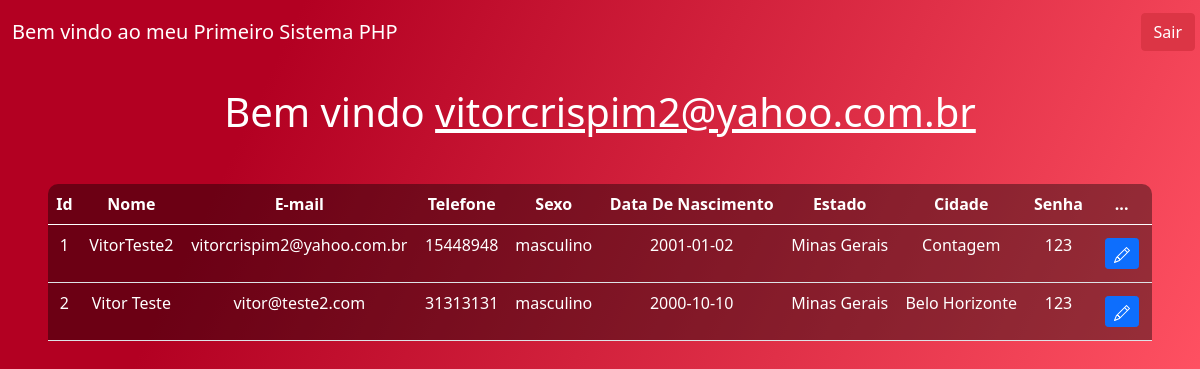
The app's page /sistema.php (signed in) with its own data.
### tables this page shows
CREATE TABLE `tb_usuarios` (
  `usuario_id` int NOT NULL AUTO_INCREMENT,
  `nome_usuario` varchar(45) NOT NULL,
  `email_usuario` varchar(110) DEFAULT NULL,
  `telefone_usuario` varchar(15) DEFAULT NULL,
  `sexo_usuario` varchar(15) DEFAULT NULL,
  `data_nascimento` date NOT NULL,
  `estado` varchar(45) NOT NULL,
  `cidade` varchar(45) NOT NULL,
  `senha_usuario` varchar(25) DEFAULT NULL,
  PRIMARY KEY (`usuario_id`)
);

### sistema.php (the view, shortened to what this page needs)
<?php
include_once('config.php');
    $logado = $_SESSION['email'];
    $sql = "SELECT * FROM tb_usuarios ORDER BY usuario_id ";
    $result = $conexao->query($sql);
?>
<!DOCTYPE html>
<html lang="pt-br">
<head>
<link rel="stylesheet" href="css/sistema.css">
<link href="https://cdn.jsdelivr.net/npm/bootstrap@5.0.2/dist/css/bootstrap.min.css" rel="stylesheet">
</head>
    <body>
    <nav class="navbar navbar-expand-lg navbar-dark" style="background-color:179, 0, 18;">
        <div class="container-fluid">
            <a class="navbar-brand" href="#">Bem vindo ao meu Primeiro Sistema PHP</a>
        </div>
        <div class="d-flex">
            <a href="sair.php" class = 'btn btn-danger'>Sair</a>
        </div>
    </nav>
    <br>
        <?php
            echo "<h1 class = 'white'>Bem vindo <u>$logado</u></h1>";
        ?>
        <div class = "m-5">
        <table class="table text-white table-bg">
            <thead>
                <tr>
                <th scope="col">Id</th>
                <th scope="col">Nome</th>
                <th scope="col">E-mail</th>
                <th scope="col">Telefone</th>
                <th scope="col">Sexo</th>
                <th scope="col">Data De Nascimento</th>
                <th scope="col">Estado</th>
                <th scope="col">Cidade</th>
                <th scope="col">Senha</th>
                <th scope="col">...</th>
                </tr>
            </thead>
            <tbody>
                <?php
                    while($user_data = mysqli_fetch_assoc($result))
                    {
                        echo "<tr>";
                        echo "<td>".$user_data['usuario_id']."</td>";
                        echo "<td>".$user_data['nome_usuario']."</td>";
                        echo "<td>".$user_data['email_usuario']."</td>";
                        echo "<td>".$user_data['telefone_usuario']."</td>";
                        echo "<td>".$user_data['sexo_usuario']."</td>";
                        echo "<td>".$user_data['data_nascimento']."</td>";
                        echo "<td>".$user_data['estado']."</td>";
                        echo "<td>".$user_data['cidade']."</td>";
                        echo "<td>".$user_data['senha_usuario']."</td>";
                        echo "<td>
                                <a class = 'btn btn-sm btn-primary' href = 'edit.php?id=$user_data[usuario_id]'>
                                    <svg xmlns='http://www.w3.org/2000/svg' width='16' height='16' fill='currentColor' class='bi bi-pencil' viewBox='0 0 16 16'>
                                    <path d='M12.146.146a.5.5 0 0 1 .708 0l3 3a.5.5 0 0 1 0 .708l-10 10a.5.5 0 0 1-.168.11l-5 2a.5.5 0 0 1-.65-.65l2-5a.5.5 0 0 1 .11-.168l10-10zM11.207 2.5 13.5 4.793 14.793 3.5 12.5 1.207 11.207 2.5zm1.586 3L10.5 3.207 4 9.707V10h.5a.5.5 0 0 1 .5.5v.5h.5a.5.5 0 0 1 .5.5v.5h.293l6.5-6.5zm-9.761 5.175-.106.106-1.528 3.821 3.821-1.528.106-.106A.5.5 0 0 1 5 12.5V12h-.5a.5.5 0 0 1-.5-.5V11h-.5a.5.5 0 0 1-.468-.325z'/>
                                    </svg>
                                </a>
                            </td>";
                        echo "</tr>";
                    }
                ?>
            </tbody>
        </table>
        </div>
    </body>
</html>

### css/sistema.css (style rules this page uses)
body { background: rgb(255, 123, 137); background: linear-gradient( 295deg, rgb(255, 81, 98) 0%, rgba(179, 0, 34, 1) 78%); color: white; text-align: center; }
.btn { margin: 5px; }
.white { color: white; }
.table-bg { background: rgba(0,0,0,0.4); border-radius: 10px 10px 0 0 ; }

### records on screen
tb_usuarios: usuario_id "1", nome_usuario "VitorTeste2", email_usuario "vitorcrispim2@yahoo.com.br", telefone_usuario "15448948", sexo_usuario "masculino", data_nascimento "2001-01-02", estado "Minas Gerais", cidade "Contagem", senha_usuario "123"
tb_usuarios: usuario_id "2", nome_usuario "Vitor Teste", email_usuario "vitor@teste2.com", telefone_usuario "31313131", sexo_usuario "masculino", data_nascimento "2000-10-10", estado "Minas Gerais", cidade "Belo Horizonte", senha_usuario "123"

### other values on screen
$logado "vitorcrispim2@yahoo.com.br"
